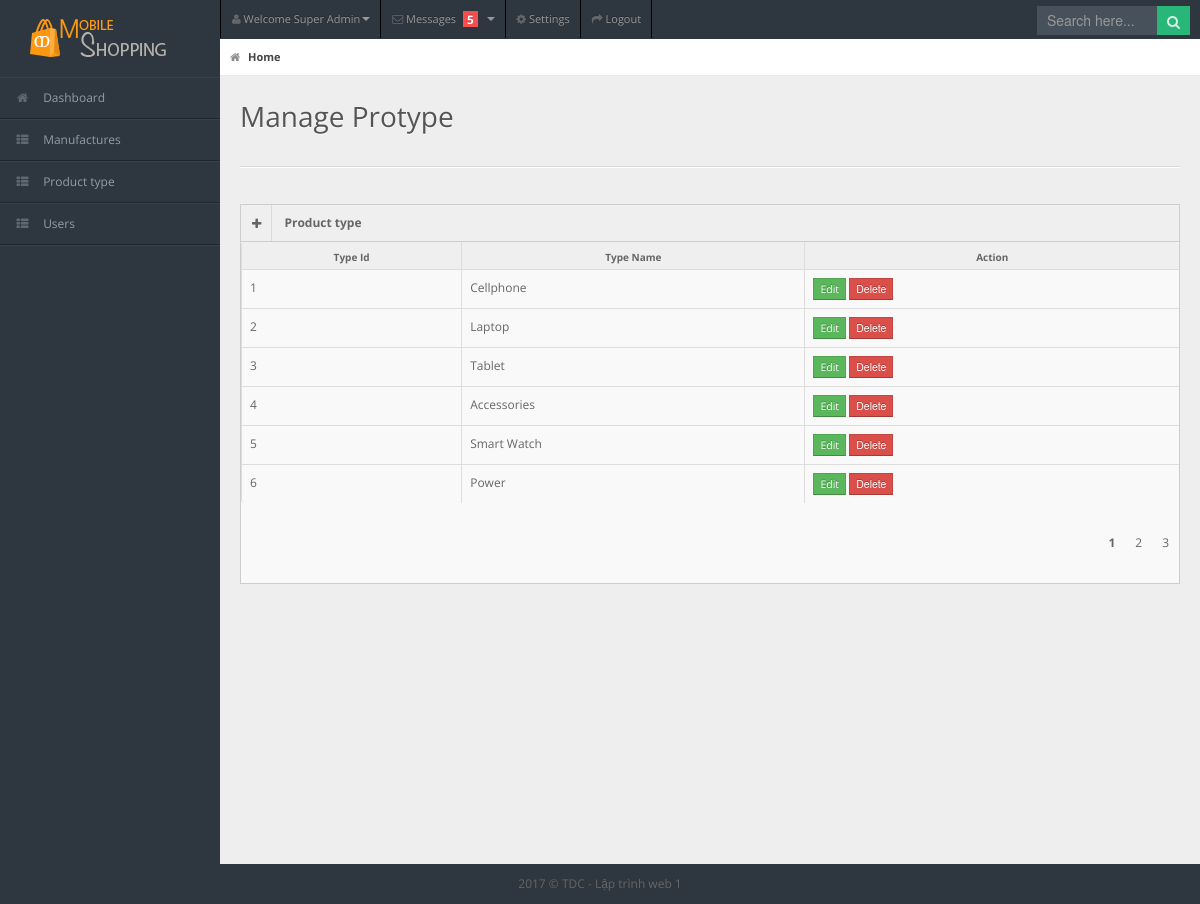
Page /admin/protypes.php on the committed database.
### tables this page shows
CREATE TABLE IF NOT EXISTS `protypes` (
  `type_id` int(11) NOT NULL AUTO_INCREMENT,
  `type_name` varchar(100) NOT NULL,
  PRIMARY KEY (`type_id`)
);

### admin/models/db.php (called while the page is built)
<?php
class Db
{
    public static $connection;
    public function __construct()
    {
        if (!self::$connection) {
            self::$connection = new mysqli(DB_HOST, DB_USER, DB_PASSWORD, DB_NAME, PORT);
            self::$connection->set_charset(DB_CHARSET);
        }
        return self::$connection;
    }
}

### admin/models/protypes.php (called while the page is built, shortened)
<?php
class ProtypeAdmin extends Db {
    function getAllProtype() {
        $sql = self::$connection->prepare("SELECT * FROM protypes");
        $sql->execute();
        $items = $sql->get_result()->fetch_all(MYSQLI_ASSOC);
        return $items;
    }
}

### admin/protypes.php (the view)
<?php include "layouts/layout_top.php" ?>
<?php
    require "models/protypes.php";
    $protype = new ProtypeAdmin;
    $allProtype = $protype->getAllProtype();
?>
    <div id="content">
        <div id="content-header">
            <div id="breadcrumb"> <a href="index.html" title="Go to Home" class="tip-bottom current"><i
                        class="icon-home"></i> Home</a></div>
            <h1>Manage Protype</h1>
        </div>
        <div class="container-fluid">
            <hr>
            <div class="row-fluid">
                <div class="span12">
                    <div class="widget-box">
                        <div class="widget-title"> <span class="icon"><a href="form-protype.php"> <i class="icon-plus"></i>
                                </a></span>
                            <h5>Product type</h5>
                        </div>
                        <div class="widget-content nopadding">
                            <table class="table table-bordered table-striped">
                                <thead>
                                    <tr>
                                        <th>Type Id</th>
                                        <th>Type Name</th>
                                        <th>Action</th>
                                    </tr>
                                </thead>
                                <tbody>
                                    <?php foreach($allProtype as $value) { ?>
                                        <tr class="">
                                            <td><?= $value['type_id']?></td>
                                            <td><?= $value['type_name']?></td>
                                            <td>
                                                <a href="edit-type.php?id=<?=$value['type_id']?>" class="btn btn-success btn-mini">Edit</a>
                                                <form action="" method="">
                                                    <input type="submit" class="btn btn-danger btn-mini" value="Delete">
                                                </form>
                                            </td>
                                        </tr>
                                    <?php } ?>
                                </tbody>
                            </table>
                            <div class="row" style="margin-left: 18px;">
                                <ul class="pagination">
                                    <li class="active">1</li>
                                    <li>2</li>
                                    <li>3</li>
                                </ul>
                            </div>
                        </div>
                    </div>
                </div>
            </div>
        </div>
    </div>
    <?php include "layouts/layout_bottom.php" ?>

### admin/css/select2.css (style rules this page uses)
ul.pagination li { float: left; }

### admin/css/matrix-style.css (style rules this page uses)
* { outline:none !important; -moz-outline: none !important; }
html, body { height:100% }
body { overflow-x: hidden; margin-top: -10px; font-family: 'Open Sans', sans-serif; font-size:12px; color:#666; }
a { color:#666; }
select, textarea, input[type="text"], input[type="password"], input[type="datetime"], input[type="datetime-local"], input[type="date"], input[type="month"], input[type="time"], input[type="week"], input[type="number"], input[type="email"], input[type="url"], input[type="search"], input[type="tel"], input[type="color"], .uneditable-input, .label, .dropdown-menu, .btn, .well, .progress, .table-bordered, .btn-group > .btn:first-child, .btn-group > .btn:last-child, .btn-group > .btn:last-child, .btn-group > .dropdown-toggle, .alert { border-radius:0px; }
.btn, textarea, input[type="text"], input[type="password"], input[type="datetime"], input[type="datetime-local"], input[type="date"], input[type="month"], input[type="time"], input[type="week"], input[type="number"], input[type="email"], input[type="url"], input[type="search"], input[type="tel"], input[type="color"], .uneditable-input { box-shadow:none; }
.progress, .progress-success .bar, .progress .bar-success, .progress-warning .bar, .progress .bar-warning, .progress-danger .bar, .progress .bar-danger, .progress-info .bar, .progress .bar-info, .btn, .btn-primary { background-image:none; }
hr { border-top-color:#dadada; }
.table-striped form { display: inline; }
#content { background: none repeat scroll 0 0 #eeeeee; margin-left: 220px; margin-right: 0; padding-bottom: 25px; position: relative; min-height:100%; width: auto; }
#content-header { position: abslute; width: 100%; margin-top: -38px; z-index: 20; }
#content-header h1 { color: #555555; font-size: 28px; font-weight: normal; float: none; text-shadow: 0 1px 0 #ffffff; margin-left: 20px; position: relative; }
#content-header h1, #content-header .btn-group { margin-top: 20px; }
#breadcrumb { background-color: #fff; border-bottom: 1px solid #e3ebed; }
#breadcrumb a { padding: 8px 20px 8px 10px; display: inline-block; background-image: url('../img/breadcrumb.png'); background-position: center right; background-repeat: no-repeat; font-size: 11px; color: #666666; }
#breadcrumb a:last-child { background-image:none; }
#breadcrumb a.current { font-weight: bold; color: #444444; }
#breadcrumb a i { margin-right: 5px; opacity: .6; }
.stat-boxes .peity_bar_good, .stat-boxes .peity_line_good, { color: #459D1C; }
.widget-box { background: none repeat scroll 0 0 #F9F9F9; border-left: 1px solid #CDCDCD; border-top: 1px solid #CDCDCD; border-right: 1px solid #CDCDCD; clear: both; margin-top: 16px; margin-bottom: 16px; position: relative; }
.widget-title, .modal-header, .table th, div.dataTables_wrapper .ui-widget-header { background:#efefef; border-bottom: 1px solid #CDCDCD; height: 36px; }
.widget-title span.icon { padding: 9px 10px 7px 11px; float: left; border-right:1px solid #dadada; }
.widget-title h5 { color: #666; float: left; font-size: 12px; font-weight: bold; padding: 12px; line-height: 12px; margin: 0; }
.widget-content { padding:15px; border-bottom: 1px solid #cdcdcd; }
.table th { height: auto; font-size: 10px; padding: 5px 10px 2px; border-bottom: 0; text-align: center; color: #666666; }
.nopadding { padding: 0 !important; }
.nopadding .table { margin-bottom: 0; }
.nopadding .table-bordered { border: 0; }
form { margin-bottom: 0; }

### admin/css/matrix-media.css (style rules this page uses)
body { background:#2E363F; }

### admin/layouts/layout_top.php (style rules this page uses)
ul.pagination { list-style: none; float: right; }
ul.pagination li.active { font-weight: bold }
ul.pagination li { float: left; display: inline-block; padding: 10px }

### rows in the picture
protypes: type_id "1", type_name "Cellphone"
protypes: type_id "2", type_name "Laptop"
protypes: type_id "3", type_name "Tablet"
protypes: type_id "4", type_name "Accessories"
protypes: type_id "5", type_name "Smart Watch"
protypes: type_id "6", type_name "Power"
